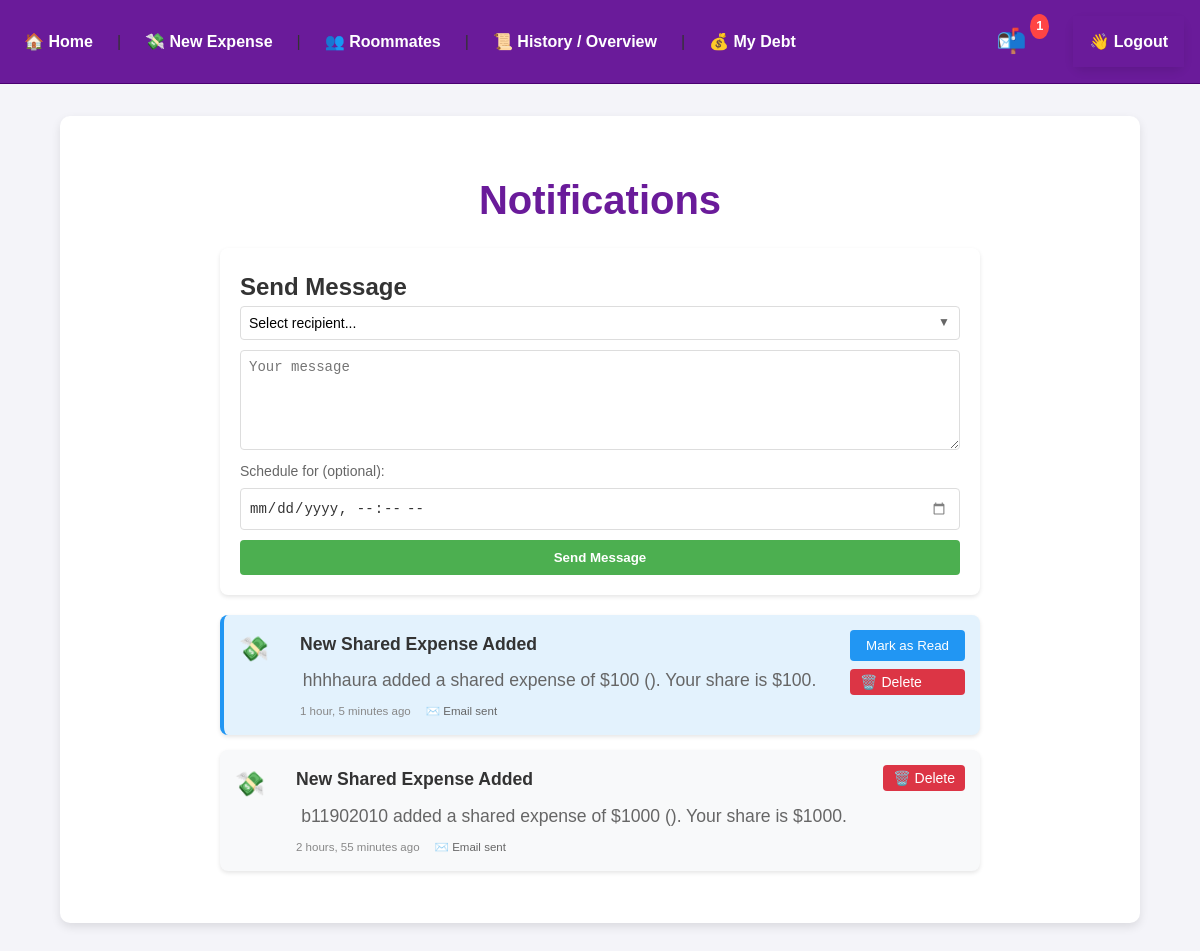
The page /user/notifications/ (signed in) on the database its author committed.
### User/models.py (models this page shows, shortened)
class Notification(models.Model):
    NOTIFICATION_TYPES = (
        ('debt', 'New Debt'),
        ('payment', 'Payment Received'),
        ('reminder', 'Payment Reminder'),
        ('system', 'System Message'),
        ('message', 'User Message'),  # New type for user messages
    )
    recipient = models.ForeignKey(User, on_delete=models.CASCADE, related_name='notifications')
    sender = models.ForeignKey(User, on_delete=models.SET_NULL, null=True, blank=True, related_name='sent_notifications')  # New field for message sender
    notification_type = models.CharField(max_length=20, choices=NOTIFICATION_TYPES)
    title = models.CharField(max_length=100)
    message = models.TextField()
    created_at = models.DateTimeField(default=timezone.now)
    read = models.BooleanField(default=False)
    email_sent = models.BooleanField(default=False)
    verification_id = models.IntegerField(null=True, blank=True)  # For storing payment verification IDs
    is_deleted = models.BooleanField(default=False)  # New field to track if notification is deleted
    class Meta:
        ordering = ['-created_at']

### User/views.py (the view)
# urls.py: path('notifications/', views.notifications, name='notifications'),
@login_required
def notifications(request):
    notifications = Notification.objects.filter(
        recipient=request.user,
        is_deleted=False
    ).exclude(
        notification_type='payment',
        verification_id__isnull=False,
        title__icontains='verification',
        read=True
    ).order_by('-created_at')
    all_users = User.objects.exclude(id=request.user.id).order_by('username')
    min_date = timezone.now()
    return render(request, 'notifications.html', {
        'notifications': notifications,
        'all_users': all_users,
        'min_date': min_date
    })

### User/templates/notifications.html (shortened to what this page needs)
{% extends 'layout.html' %}
{% block content %}
<div class="notifications-container">
    <h1>Notifications</h1>
    <div class="send-message-container">
        <h2>Send Message</h2>
        <div class="message-form">
            <div class="select-wrapper">
                <select id="recipient" class="message-input">
                    <option value="">Select recipient...</option>
                </select>
            </div>
            <textarea id="message" placeholder="Your message" class="message-input"></textarea>
            <div class="date-input-wrapper">
                <label for="scheduleDate">Schedule for (optional):</label>
                <input type="datetime-local" id="scheduleDate" class="message-input date-input" min="{{ min_date|date:'Y-m-d\TH:i' }}">
            </div>
            <button onclick="sendMessage()" class="send-message-btn">Send Message</button>
        </div>
    </div>
    <div class="notifications-list">
        {% if notifications %}
            {% for notification in notifications %}
                <div class="notification-item {% if not notification.read %}unread{% endif %}" id="notification-{{ notification.id }}">
                    <div class="notification-icon">
                        {% if notification.notification_type == 'debt' %}
                            💸
                        {% elif notification.notification_type == 'payment' %}
                            💰
                        {% elif notification.notification_type == 'reminder' %}
                            ⏰
                        {% elif notification.notification_type == 'message' %}
                            ✉️
                        {% else %}
                            📢
                        {% endif %}
                    </div>
                    <div class="notification-content">
                        <h3>{{ notification.title }}</h3>
                        <p>{{ notification.message }}</p>
                        <div class="notification-meta">
                            <span class="notification-time">{{ notification.created_at|timesince }} ago</span>
                            {% if notification.email_sent %}
                                <span class="email-sent">✉️ Email sent</span>
                            {% endif %}
                        </div>
                    </div>
                    <div class="notification-actions">
                        {% if not notification.read %}
                            <button class="mark-read-btn" onclick="markAsRead({{ notification.id }})">
                                Mark as Read
                            </button>
                        {% endif %}
                        {% if notification.notification_type == 'payment' and 'verification' in notification.title|lower %}
                            <div class="verification-buttons">
                                <button class="verify-btn" onclick="verifyPayment('{{ notification.id }}', true)">
                                    Verify Payment
                                </button>
                                <button class="reject-btn" onclick="verifyPayment('{{ notification.id }}', false)">
                                    Reject
                                </button>
                            </div>
                        {% else %}
                            <button class="delete-btn" onclick="deleteNotification({{ notification.id }})">
                                🗑️ Delete
                            </button>
                        {% endif %}
                    </div>
                </div>
            {% endfor %}
        {% else %}
            <div class="no-notifications">
                <p>You have no notifications.</p>
            </div>
        {% endif %}
    </div>
</div>
{% endblock %}

### templates/layout.html (shortened to what this page needs)
<!DOCTYPE html>
{% load static %}
<html lang="en">
<head>
    <link rel="stylesheet" href="{% static 'css/style.css' %}">
</head>
<body>
    <nav>
        <div class="nav-left">
            <a href="/">
                <span title="Home">🏠 Home </span>
            </a> |
            <a href="/transaction/add_transaction/">
                <span title="New Expense">💸 New Expense </span>
            </a> |
            <a href="/user/namelist">
                <span title="Roomates">👥 Roommates </span>
            </a> |
            <a href="/transaction/history">
                <span title="History">📜 History / Overview </span>
            </a> |
            <a href="/transaction/my_debt">
                <span title="My Debt">💰 My Debt </span>
            </a>
        </div>
        <div class="nav-right">
            {% if user.is_authenticated %}
                <a href="/user/notifications/" class="notification-link">
                    <span title="Notifications" class="notification-icon">📬</span>
                    <span id="notification-counter" class="notification-counter"></span>
                </a>
                <form class="logout" action="{% url 'account_logout' %}" method="post">
                    <button class="logout-button" title="Logout">👋 Logout </button>
                </form>
            {% endif %}
        </div>
    </nav>
    <main>
        {% block content %}
        {% endblock %}
    </main>
</body>
</html>

### static/css/style.css (style rules this page uses)
* { margin: 0; padding: 0; box-sizing: border-box; }
body { font-family: 'Poppins', sans-serif; background-color: #f4f4f9; color: #333; line-height: 1.6; }
nav { background-color: #6a1b9a; padding: 1rem; text-align: center; border-bottom: 1px solid #4a0072; display: flex; justify-content: space-between; align-items: center; }
nav a { color: white; margin: 0 0.5rem; text-decoration: none; font-weight: bold; transition: color 0.3s ease; }
nav form.logout { display: inline-block; margin: 0rem; padding: 0rem; vertical-align: middle; }
.logout-button { background-color: #6a1b9a; color: white; padding: 1rem; border: none; font-size: 1rem; font-weight: bold; cursor: pointer; transition: background-color 0.3s ease; }
main { width: 90%; max-width: 1200px; margin: 2rem auto; padding: 2rem; background-color: white; border-radius: 10px; box-shadow: 0 4px 10px rgba(0, 0, 0, 0.1); }
main h1 { text-align: center; font-size: 2.5rem; color: #6a1b9a; margin-bottom: 1rem; }
main p { text-align: center; font-size: 1.1rem; color: #444; }
form { background-color: #fff; padding: 2rem; border-radius: 10px; box-shadow: 0 4px 10px rgba(0, 0, 0, 0.1); max-width: 600px; margin: 2rem auto; display: flex; flex-direction: column; gap: 1rem; }
.nav-left, .nav-right { display: flex; align-items: center; gap: 1rem; }
.notification-link { position: relative; margin-right: 1rem; }
.notification-icon { font-size: 1.5rem; }
.notification-counter { position: absolute; top: -8px; right: -8px; background-color: #ff4444; color: white; border-radius: 50%; padding: 2px 6px; font-size: 0.8rem; display: none; }
.notifications-container { max-width: 800px; margin: 2rem auto; padding: 0 1rem; }
.notifications-list { display: flex; flex-direction: column; gap: 1rem; }
.notification-item { display: flex; align-items: flex-start; gap: 1rem; padding: 1rem; background-color: white; border-radius: 8px; box-shadow: 0 2px 4px rgba(0, 0, 0, 0.1); transition: background-color 0.3s ease; }
.notification-item.unread { background-color: #f0f4ff; border-left: 4px solid #6a1b9a; }
.notification-icon { font-size: 1.5rem; flex-shrink: 0; }
.notification-content { flex-grow: 1; }
.notification-content h3 { margin: 0 0 0.5rem; color: #333; }
.notification-meta { display: flex; gap: 1rem; margin-top: 0.5rem; color: #666; font-size: 0.9rem; }
.email-sent { display: inline-flex; align-items: center; gap: 0.25rem; color: #4caf50; }

### rows shown on the page
Notification: title "New Shared Expense Added", message "hhhhaura added a shared expense of $100 (). Your share is $100.", created_at "1 hour, 5 minutes", email_sent "✉️ Email sent"
Notification: title "New Shared Expense Added", message "b11902010 added a shared expense of $1000 (). Your share is $1000.", created_at "2 hours, 55 minutes", email_sent "✉️ Email sent"
